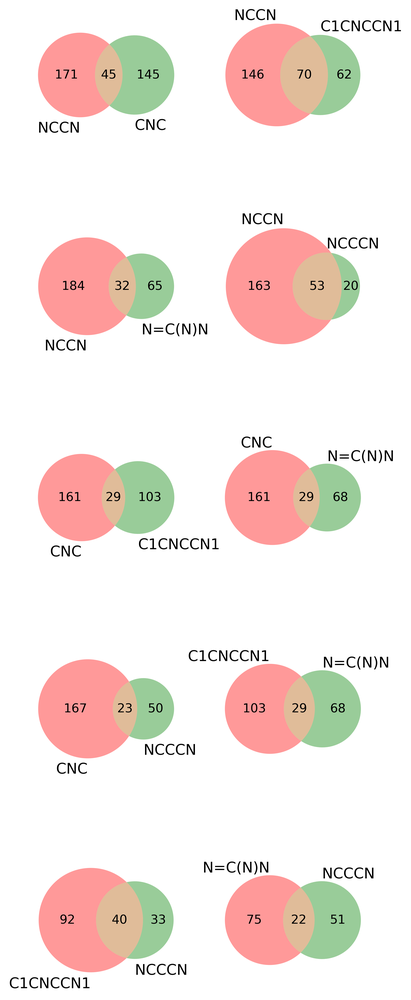
#> input picture analysis/atmo_venn/venn_NCCN-CNC-C1CNCCN1-N=C(N)N-NCCCN_2020.tiff, 411 x 1000 px, shrunk from 2791 x 6786 before the run
$ python -i sup.py   (imports and definitions only)
#> lines starting #> are read from the running program, lines starting #| are printed output that depends on the picture
import matplotlib.pyplot as plt
import numpy as np
import seaborn as sns
"""
how performance varies as the proportion of can-pair b in train varies
"""

# [3 lines not run here, left out]
baseline = 0.0336857286421176
only_unpaired = 0.020579816522603562

data = """cv-0.1/output.txt:prior: 0.0301580595258377
cv-0.1/output.txt:prior: 0.023184082250555255
cv-0.1/output.txt:prior: 0.03149158871415021
cv-0.1/output.txt:prior: 0.022024167867715775
cv-0.1/output.txt:prior: 0.027796934917017638
cv-0.1/output.txt:prior: 0.02901836952807701
cv-0.1/output.txt:prior: 0.025437896072962683
cv-0.1/output.txt:prior: 0.035203584206347685
cv-0.1/output.txt:prior: 0.026169588118646225
cv-0.1/output.txt:prior: 0.029341022443926296
cv0.1/output.txt:prior: 0.017975663984889395
cv0.1/output.txt:prior: 0.019695314412241975
cv0.1/output.txt:prior: 0.020190524706109235
cv0.1/output.txt:prior: 0.018510488477971678
cv0.1/output.txt:prior: 0.02118242480606958
cv0.1/output.txt:prior: 0.017926918038818403
cv0.1/output.txt:prior: 0.017544978463527205
cv0.1/output.txt:prior: 0.01883316284887758
cv0.1/output.txt:prior: 0.017825109289578582
cv0.1/output.txt:prior: 0.01900823106526198
cv-0.2/output.txt:prior: 0.026441342035433305
cv-0.2/output.txt:prior: 0.024903635719410122
cv-0.2/output.txt:prior: 0.021180766516272796
cv-0.2/output.txt:prior: 0.02323179529797132
cv-0.2/output.txt:prior: 0.024745565529769153
cv-0.2/output.txt:prior: 0.025038926396537754
cv-0.2/output.txt:prior: 0.023895936485285794
cv-0.2/output.txt:prior: 0.021321670471825014
cv-0.2/output.txt:prior: 0.027425768573289065
cv-0.2/output.txt:prior: 0.029330128109925326
cv0.2/output.txt:prior: 0.020043211106513397
cv0.2/output.txt:prior: 0.016895628757372147
cv0.2/output.txt:prior: 0.017119728533308332
cv0.2/output.txt:prior: 0.017586192644891994
cv0.2/output.txt:prior: 0.01800127286553199
cv0.2/output.txt:prior: 0.01796961942152509
cv0.2/output.txt:prior: 0.020609357859623593
cv0.2/output.txt:prior: 0.018815746075318503
cv0.2/output.txt:prior: 0.016962686681714367
cv0.2/output.txt:prior: 0.019572893365971525
cv-0.3/output.txt:prior: 0.025504989950628724
cv-0.3/output.txt:prior: 0.023047169489236095
cv-0.3/output.txt:prior: 0.023034618797108625
cv-0.3/output.txt:prior: 0.021445806324181863
cv-0.3/output.txt:prior: 0.019550713169771895
cv-0.3/output.txt:prior: 0.02124266470849206
cv-0.3/output.txt:prior: 0.023702176141317338
cv-0.3/output.txt:prior: 0.027082706434567606
cv-0.3/output.txt:prior: 0.017590741910496338
cv-0.3/output.txt:prior: 0.021704227304303183
cv0.3/output.txt:prior: 0.015480229095235606
cv0.3/output.txt:prior: 0.016195158337667444
cv0.3/output.txt:prior: 0.017293750649539308
cv0.3/output.txt:prior: 0.017804302763455657
cv0.3/output.txt:prior: 0.017476596925015794
cv0.3/output.txt:prior: 0.017415131055274535
cv0.3/output.txt:prior: 0.016750341118741442
cv0.3/output.txt:prior: 0.016543923294591454
cv0.3/output.txt:prior: 0.018890296278878473
cv0.3/output.txt:prior: 0.015587637100883036
cv-0.4/output.txt:prior: 0.02436504356104653
cv-0.4/output.txt:prior: 0.018768497348697788
cv-0.4/output.txt:prior: 0.023758165373812798
cv-0.4/output.txt:prior: 0.01906879833457011
cv-0.4/output.txt:prior: 0.024388375654348274
cv-0.4/output.txt:prior: 0.02301997365571442
cv-0.4/output.txt:prior: 0.021840405866022452
cv-0.4/output.txt:prior: 0.01957516946186484
cv-0.4/output.txt:prior: 0.018036853895911784
cv-0.4/output.txt:prior: 0.019095476903771485
cv0.4/output.txt:prior: 0.017183963368028764
cv0.4/output.txt:prior: 0.017189641299499486
cv0.4/output.txt:prior: 0.01543566523653921
cv0.4/output.txt:prior: 0.016380466906049055
cv0.4/output.txt:prior: 0.01812747370260901
cv0.4/output.txt:prior: 0.017133317705718187
cv0.4/output.txt:prior: 0.015926156677087265
cv0.4/output.txt:prior: 0.015046043388886604
cv0.4/output.txt:prior: 0.014914110161453728
cv0.4/output.txt:prior: 0.015519502908254412
cv-0.5/output.txt:prior: 0.01753355374827149
cv-0.5/output.txt:prior: 0.017641343699975144
cv-0.5/output.txt:prior: 0.019224407612892975
cv-0.5/output.txt:prior: 0.02208567687302218
cv-0.5/output.txt:prior: 0.01695198869951061
cv-0.5/output.txt:prior: 0.021691880364536887
cv-0.5/output.txt:prior: 0.019996799408606176
cv-0.5/output.txt:prior: 0.02037727009103792
cv-0.5/output.txt:prior: 0.017948964185040734
cv-0.5/output.txt:prior: 0.018826879465427417
cv0.5/output.txt:prior: 0.0148343826157317
cv0.5/output.txt:prior: 0.015528821748331399
cv0.5/output.txt:prior: 0.015241371035511014
cv0.5/output.txt:prior: 0.016104958137795968
cv0.5/output.txt:prior: 0.016442769082813256
cv0.5/output.txt:prior: 0.016697084135754662
cv0.5/output.txt:prior: 0.01691633080591487
cv0.5/output.txt:prior: 0.016541418001217407
cv0.5/output.txt:prior: 0.015500561382720733
cv0.5/output.txt:prior: 0.014128593753054423
cv-0.6/output.txt:prior: 0.019590050057228803
cv-0.6/output.txt:prior: 0.019232875126248734
cv-0.6/output.txt:prior: 0.02292341519478933
cv-0.6/output.txt:prior: 0.017016091299649923
cv-0.6/output.txt:prior: 0.01681826420566101
cv-0.6/output.txt:prior: 0.019401098221684756
cv-0.6/output.txt:prior: 0.019339150484642246
cv-0.6/output.txt:prior: 0.019989267963130348
cv-0.6/output.txt:prior: 0.020619761443531535
cv-0.6/output.txt:prior: 0.018228796446630786
cv0.6/output.txt:prior: 0.01676261280472722
cv0.6/output.txt:prior: 0.014630459259420896
cv0.6/output.txt:prior: 0.016413842347088602
cv0.6/output.txt:prior: 0.015459026198916275
cv0.6/output.txt:prior: 0.0146645939584598
cv0.6/output.txt:prior: 0.015319114300321644
cv0.6/output.txt:prior: 0.014397012915329497
cv0.6/output.txt:prior: 0.016480087324673855
cv0.6/output.txt:prior: 0.014621965057844041
cv0.6/output.txt:prior: 0.013588971892106836
cv-0.7/output.txt:prior: 0.01454271113586177
cv-0.7/output.txt:prior: 0.017243078421682646
cv-0.7/output.txt:prior: 0.016670212813385824
cv-0.7/output.txt:prior: 0.02105104048661374
cv-0.7/output.txt:prior: 0.021961247527465776
cv-0.7/output.txt:prior: 0.01511219502409321
cv-0.7/output.txt:prior: 0.018193880431121523
cv-0.7/output.txt:prior: 0.01988318196839096
cv-0.7/output.txt:prior: 0.016364327153044568
cv-0.7/output.txt:prior: 0.0164869956821291
cv0.7/output.txt:prior: 0.01490830764775171
cv0.7/output.txt:prior: 0.014067922473205841
cv0.7/output.txt:prior: 0.015177563502158455
cv0.7/output.txt:prior: 0.01591656133590795
cv0.7/output.txt:prior: 0.012639420599756297
cv0.7/output.txt:prior: 0.015951825115321713
cv0.7/output.txt:prior: 0.01664762799673278
cv0.7/output.txt:prior: 0.01627615244047274
cv0.7/output.txt:prior: 0.014638170208612189
cv0.7/output.txt:prior: 0.01630872356645389"""


def parse_data(data, unpaired=True):
#> called with unpaired = True
    cvdata = {}
    for l in data.split("\n"):
        s, v = l.split("prior:")
        v = float(v)
        s = s.split("/")[0]
        s = float(s.replace("cv", ""))

        if unpaired:
            include = s>0
        else:
            include = s<0

        if include:
            if abs(s) not in cvdata:
                cvdata[abs(s)] = [v]
            else:
                cvdata[abs(s)].append(v)
    print(cvdata)
    pltdata = [(k, np.mean(v), np.std(v), np.std(v),) for k, v in cvdata.items()]
    pltdata = sorted(pltdata, key=lambda x: x[0])
    return pltdata

def plotcv(data, unpaired=True, fmt="ro:", label="with unpaired"):

    pltdata = parse_data(data, unpaired=unpaired)
    x = [xye[0] for xye in pltdata]
    y = [xye[1] for xye in pltdata]
    dylower = [xye[2] for xye in pltdata]
    dyupper = [xye[3] for xye in pltdata]
    # plt.plot(x, y, "ro:", label="with unpaired")
    markers, caps, bars = plt.errorbar(x, y, yerr=[dylower, dyupper], fmt=fmt, label=label, capthick=1.0, capsize=2, elinewidth=1.5)
    [bar.set_alpha(0.5) for bar in bars]
    [cap.set_alpha(0.5) for cap in caps]
    return x, y, dylower, dyupper

x, y, _, _ = plotcv(data, unpaired=True, fmt="ro:", label="with unpaired")
x, y, _, _ = plotcv(data, unpaired=False, fmt="bx--", label="without unpaired")

xmin = min(x) - 0.05
xmax = max(x) + 0.05

# [10 lines not run here, left out]

>>> import cv2
>>> picture = cv2.imread('../../analysis/atmo_venn/venn_NCCN-CNC-C1CNCCN1-N=C(N)N-NCCCN_2020.tiff', cv2.IMREAD_GRAYSCALE)
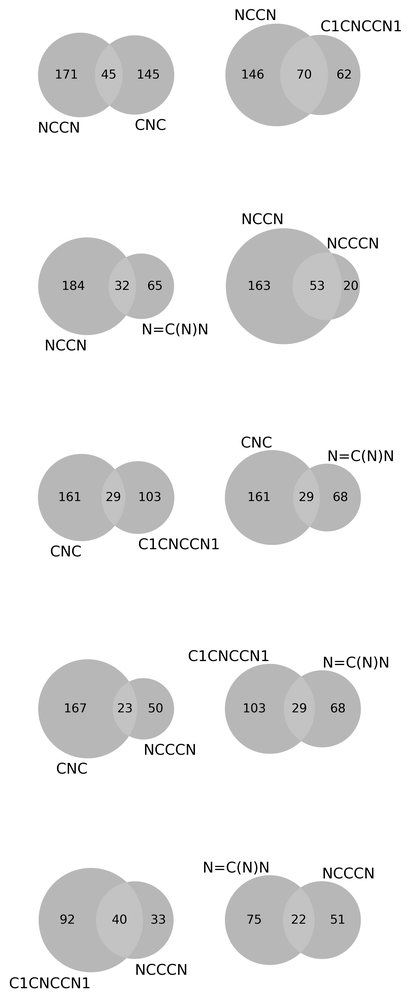
#> picture: shape (1000, 411); min 0, max 255, mean 234.9
>>> result = parse_data(picture)
#> after the loop in parse_data, `for l in data.split("\n"):`: cvdata = 0 items
#> (the run stopped early here; a loop or call above may not have finished)
